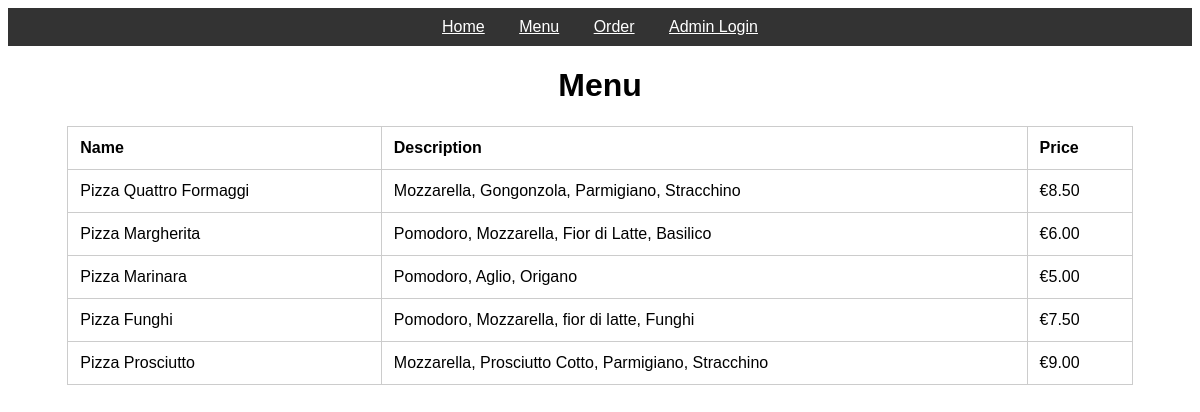
The page /menu on the database its author committed.
### app.py (models this page shows)
class Food(db.Model):
    __tablename__ = 'food'
    id_food_id = db.Column(db.Integer, primary_key=True)
    gn_food_name = db.Column(db.Text, nullable=False)
    id_food_category_id = db.Column(db.Integer, nullable=False)
    nm_price_number = db.Column(db.Float, nullable=False)
    ds_food_descr = db.Column(db.Text, nullable=False)
    id_restaurant_id = db.Column(db.Integer, nullable=False)

### app.py (the view)
@app.route('/menu')
def menu():
    try:
        foods = Food.query.all()
    except Exception as e:
        foods = []
        print("Error querying foods:", e)
    return render_template('menu.html', foods=foods, admin=session.get('admin'))

### templates/menu.html (shortened to what this page needs)
{% extends 'base.html' %}
{% block content %}
    <div class="top-bar">
        <h1>Menu</h1>
    </div>
    <table>
        <thead>
            <tr>
                <th>Name</th>
                <th>Description</th>
                <th>Price</th>
            </tr>
        </thead>
        <tbody>
            {% for food in foods %}
            <tr>
                <td>{{ food.gn_food_name }}</td>
                <td>{{ food.ds_food_descr }}</td>
                <td>€{{ "%.2f"|format(food.nm_price_number) }}</td>
            </tr>
            {% endfor %}
        </tbody>
    </table>
{% endblock %}

### templates/base.html (style rules this page uses)
body { font-family: Arial, sans-serif; }

### templates/menu.html (style rules this page uses)
table { width: 90%; margin: auto; border-collapse: collapse; }
th, td { border: 1px solid #ccc; padding: 12px; text-align: left; }
.top-bar { margin: 20px; text-align: center; }

### rows shown on the page
Food: gn_food_name "Pizza Quattro Formaggi", ds_food_descr "Mozzarella, Gongonzola, Parmigiano, Stracchino", nm_price_number "8.50"
Food: gn_food_name "Pizza Margherita", ds_food_descr "Pomodoro, Mozzarella, Fior di Latte, Basilico", nm_price_number "6.00"
Food: gn_food_name "Pizza Marinara", ds_food_descr "Pomodoro, Aglio, Origano", nm_price_number "5.00"
Food: gn_food_name "Pizza Funghi", ds_food_descr "Pomodoro, Mozzarella, fior di latte, Funghi", nm_price_number "7.50"
Food: gn_food_name "Pizza Prosciutto", ds_food_descr "Mozzarella, Prosciutto Cotto, Parmigiano, Stracchino", nm_price_number "9.00"
